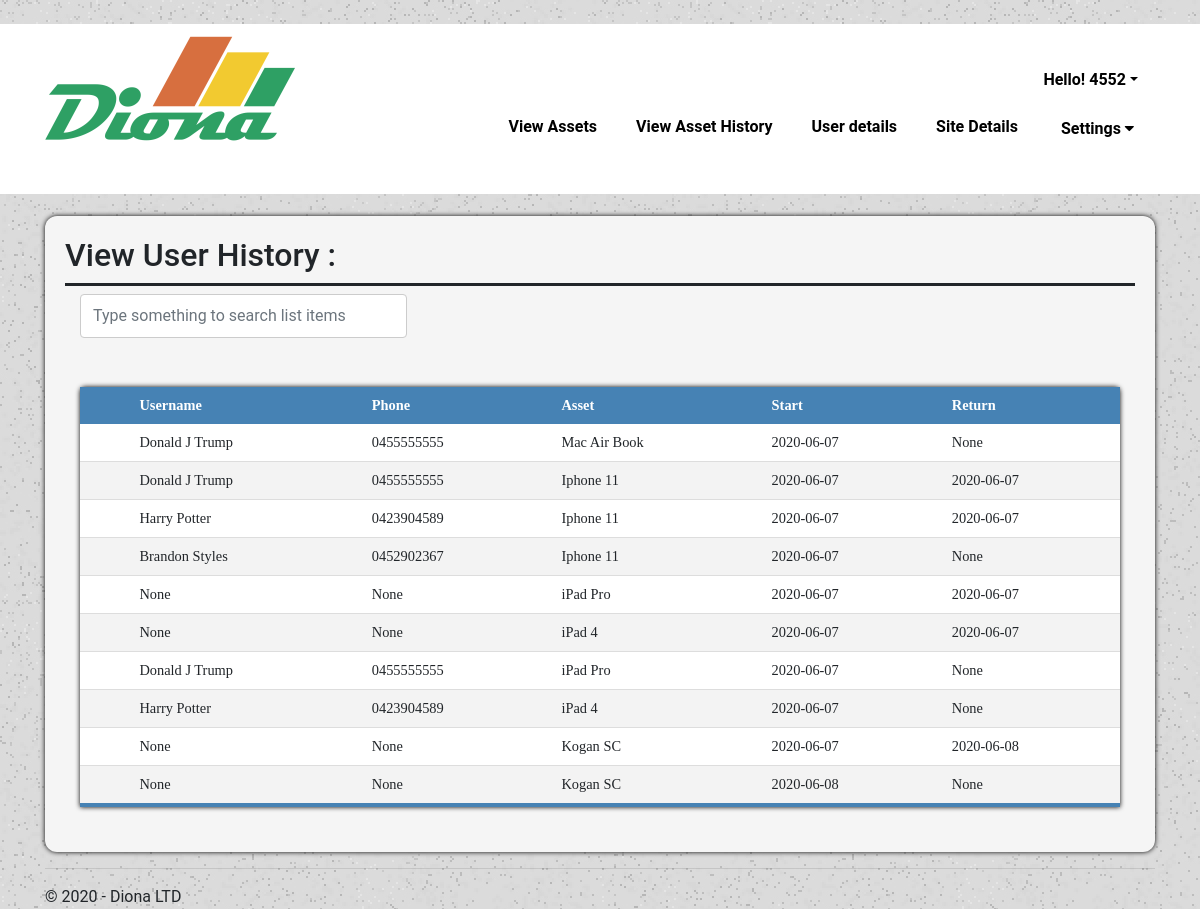
The app's page /history (signed in), older data.
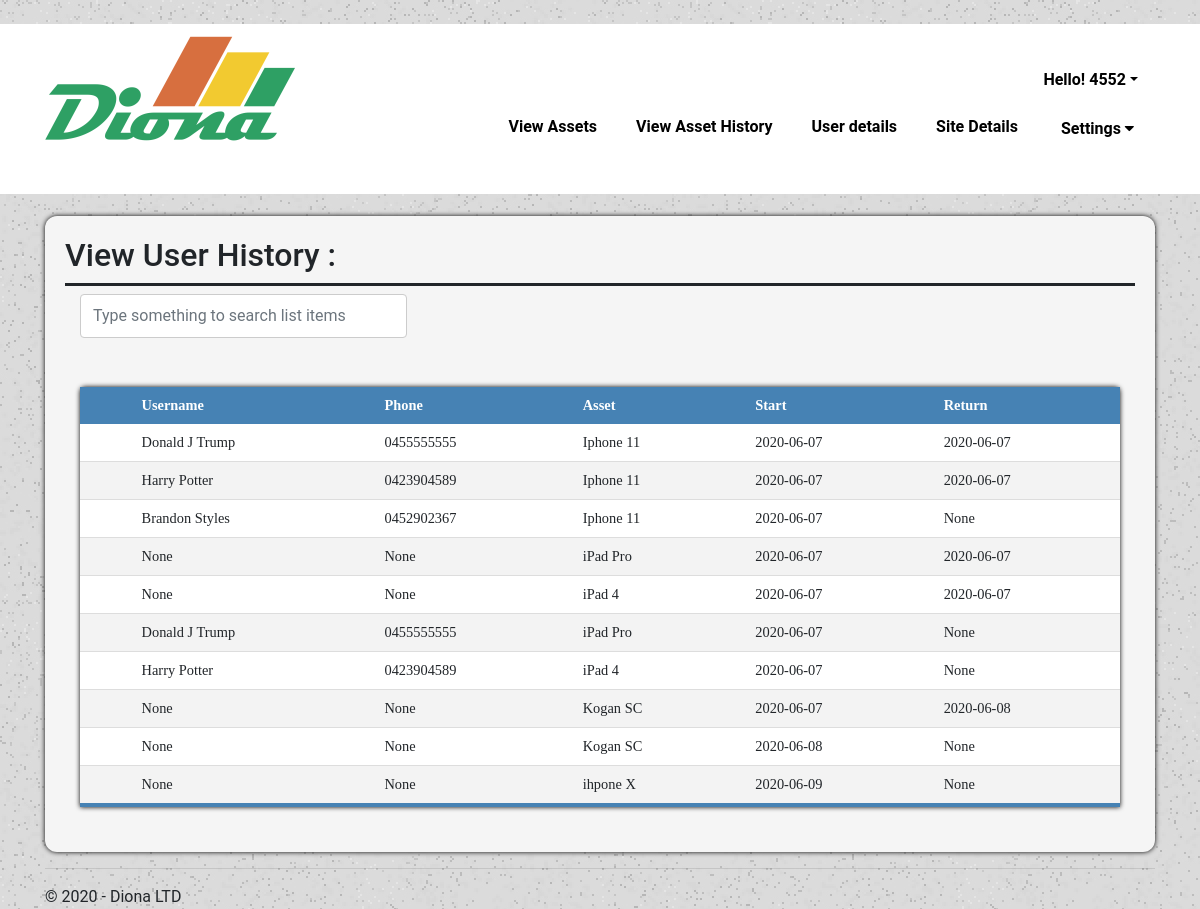
The same page, newer data.
### tables this page shows
CREATE TABLE `User` (
                                        `user_id` integer,
                                        `user_name` TEXT NULL,
                                        `user_email` TEXT NOT NULL,
                                        `user_phone` TEXT NULL,
                                        PRIMARY KEY (`user_id`)
                                    );

CREATE TABLE `Asset` (
                                            `asset_id` integer,
                                            `assetType_id` integer NOT NULL,
                                            `asset_name` TEXT NOT NULL,
                                            PRIMARY KEY (`asset_id`)
                                            FOREIGN KEY (`assetType_id`) REFERENCES `AssetType` (`assetType_id`));

CREATE TABLE Rent (
                                            `rent_id` integer NOT NULL,
                                            `user_id` integer NOT NULL,
                                            `asset_id` integer NOT NULL,
                                            `date_rental` TEXT NULL,
                                            `date_return` TEXT NULL,
                                            PRIMARY KEY (`rent_id`),
                                            FOREIGN KEY (`asset_id`) REFERENCES `Asset` (`asset_id`),
                                            FOREIGN KEY (`user_id`) REFERENCES `User` (`user_id`));

### EX1/views.py (the view)
@app.route('/history')
def view_history():
    if 'loggedin' in session:
        conn = sqlite3.connect(r"diona.db")
        conn.row_factory = sqlite3.Row
        rows = conn.execute("SELECT u.user_name AS Username, u.user_phone as Phone, a.asset_Name AS Asset, r.date_rental AS Start, r.date_return AS Return FROM Rent r, Asset a INNER JOIN User u on u.user_id = r.user_id AND a.asset_id = r.asset_id ")
        col_names = rows.fetchone()
        headers = col_names.keys()
        cur2 = conn.cursor()
        results = cur2.execute("SELECT u.user_name,u.user_phone, a.asset_Name, r.date_rental, r.date_return FROM Rent r, Asset a INNER JOIN User u on u.user_id = r.user_id AND a.asset_id = r.asset_id ")
    return render_template('view_history.html',
                            username=session['id'],
                            title = 'User History',
                            header = headers,
                            list = results.fetchall(),
                            year = datetime.now().year,)

### EX1/templates/view_history.html (shortened to what this page needs)
{% extends "layout_admin.html" %}
{% block content %}
<div class="viewContainer">
    <div class="siteHeader">
        <h2>View User History :</h2>
    </div>
    <div class="extendedTable">
        <div class="container" style="overflow-x:auto;">
            <div class="row">
                <div class="col">
                    <input class="form-control mb-4" id="tableSearch" type="text" placeholder="Type something to search list items">
                </div>
                <div class="col">
                </div>
                <div class="col">
                </div>
            </div>
            <table class="view-table" id="tableView">
                <thead>
                    <tr>
                        <th scope="row"> </th>
                        {%  for x in header: %}
                        <th> {{ x }} </th>
                        {% endfor %}
                    </tr>
                </thead>
                {%  for row in list: %}
                <tbody id="myTable">
                    <tr>
                        <th scope="row"></th>
                        {%  for x in row: %}
                        <td>{{ x }}</td>
                        {% endfor %}
                    </tr>
                </tbody>
                {% endfor %}
            </table>
        </div>
    </div>
</div>
    {% endblock %}

### EX1/templates/layout_admin.html (shortened to what this page needs)
﻿<!DOCTYPE html>
<html>
<head>
    <link rel="stylesheet" href="https://stackpath.bootstrapcdn.com/bootstrap/4.4.1/css/bootstrap.min.css"
>
    <link rel="stylesheet" href="https://cdnjs.cloudflare.com/ajax/libs/font-awesome/4.7.0/css/font-awesome.min.css">
    <link rel="stylesheet" href="{{url_for('static',filename = 'styles.css')}}">
</head>
<body>
    <div class="topnavcontainer">
        <div class="container">
            <div class="row ">
                <div class="col-md-3  col-sm-2 align-self-center">
                    <a href="{{ url_for('home')}}">
                        <img id="output" name="logo" alt="Logo" src="{{url_for('static',filename = 'image/logo.png')}}" />
                    </a>
                </div>
                <div class="col-md-9  col-sm-10 align-self-end">
                    <div class="row justify-content-end">
                        <ul class="nav">
                            <li class="nav-item dropdown">
                                <a class="nav-link dropdown-toggle" href="#" id="navbarDropdownMenu" data-toggle="dropdown"
                                   aria-haspopup="true" aria-expanded="false"> Hello! {{username}}</a>
                            </li>
                        </ul>
                    </div>
                    <div class="row justify-content-end">
                        <div class="subnavheader">
                            <ul class="nav" name="navbarNavAltMarkup">
                                <li class="nav-item">
                                    <a class="nav-link" href="{{ url_for('adminview') }}" tabindex="-1">View Assets</a>
                                </li>
                                <li class="nav-item">
                                    <a class="nav-link" href="{{ url_for('view_history') }}" tabindex="-1">View Asset History</a>
                                </li>
                                <li class="nav-item">
                                    <a class="nav-link" href="{{ url_for('view_users') }}" tabindex="-1">User details</a>
                                </li>
                                <li class="nav-item">
                                    <a class="nav-link" href="{{ url_for('site_all_details') }}" tabindex="-1">Site Details</a>
                                </li>
                                <li class="nav-item">
                                    <div class="subnav">
                                        <button class="subnavbtn"> Settings <i class="fa fa-caret-down"></i></button>
                                    </div>
                                </li>
                            </ul>
                        </div>
                    </div>
                </div>
            </div>
        </div>
    </div>
    <div class="container body-content">
        {% block content %}{% endblock %}
        <hr />
        <footer>
            <p>&copy; {{ year }} - Diona LTD</p>
        </footer>
    </div>
</body>
</html>

### EX1/static/styles.css (style rules this page uses)
body { font-family: Roboto, Arial, sans-serif; background-image: url('/static/image/boxed-bg.jpg'); margin: 0; height: 100%; }
.topnavcontainer { background-color: #FFFFFF; height: 170px; overflow: auto; margin-bottom: 0; border-top: 0px; }
.nav ul, .nav li, .nav a { list-style: none; margin: 0; padding: 0; border: 0; line-height: 1; font-family: 'Roboto', sans-serif; color: black; }
.nav, .subnav { font-size: 16px; font-weight: bold; border-radius: 5px; width: auto; zoom: 1; padding: 5px 10px; border-radius: 5px; }
.nav li { text-align: center; margin: 0 5px 0 0; border: 1px solid transparent; }
.nav li a { border-radius: 5px; padding: 8px 15px 9px 15px; display: block; text-decoration: none; border: 1px solid transparent; }
.subnavbtn { font-size: 16px; font-weight: bold; border: inherit; outline: inherit; color: inherit; padding: inherit; background-color: inherit; font-family: inherit; margin: inherit; }
.siteHeader { text-align: left; font-family: Roboto, Arial, sans-serif; font-size: 14px; border-bottom: 3px solid #212529; color: #212529; }
.viewContainer { background-color: #F5F5F5; justify-content: center; padding: 20px; margin-top: 2%; border-bottom:5px; box-shadow: 0 0 5px rgba(0, 0, 0, 15); border-radius: 12px; overflow-x: auto; }
.form-control { padding: 20px; height: 44px; border-radius: 2px; }
.row:after { content: ""; display: table; clear: both; }
input[type= text], [type= email], select, textarea { width: 100%; padding: 12px; margin: 8px 0; display: inline-block; border: 1px solid #ccc; border-radius: 4px; box-sizing: border-box; resize: vertical; }
.view-table { border-collapse: collapse; margin: 25px 0px; font-size: 0.9em; min-width: 400px; border-radius: 5px 5px 0 0; box-shadow: 0 0 5px rgba(0, 0, 0, 15); font-family: Calibri; }
.view-table thead tr { background-color: #4682B4; color: white; font-weight: bold; }
.view-table thead th { text-align: left; }
.view-table th, .view-table td { padding: 10px 12px; }
.view-table tbody tr { border-bottom: 1px solid #dddddd; }
.view-table tbody:last-of-type { border-bottom: 4px solid #4682B4; }
.view-table tbody { background-color: #f3f3f3; }
.view-table tbody:nth-child(2n) { background-color: white; }
.extendedTable table { width: 100% }

Row changes from the older to the newer data that the page shows:
no longer on this page (row unchanged): Rent: date_rental "2020-06-07", x "None", User (user_name "Donald J Trump", user_phone "0455555555")
removed Asset: asset_name "Mac Air Book"
added Rent: x "None" "None" "None", date_rental "2020-06-09"
added Asset: asset_name "ihpone X"
